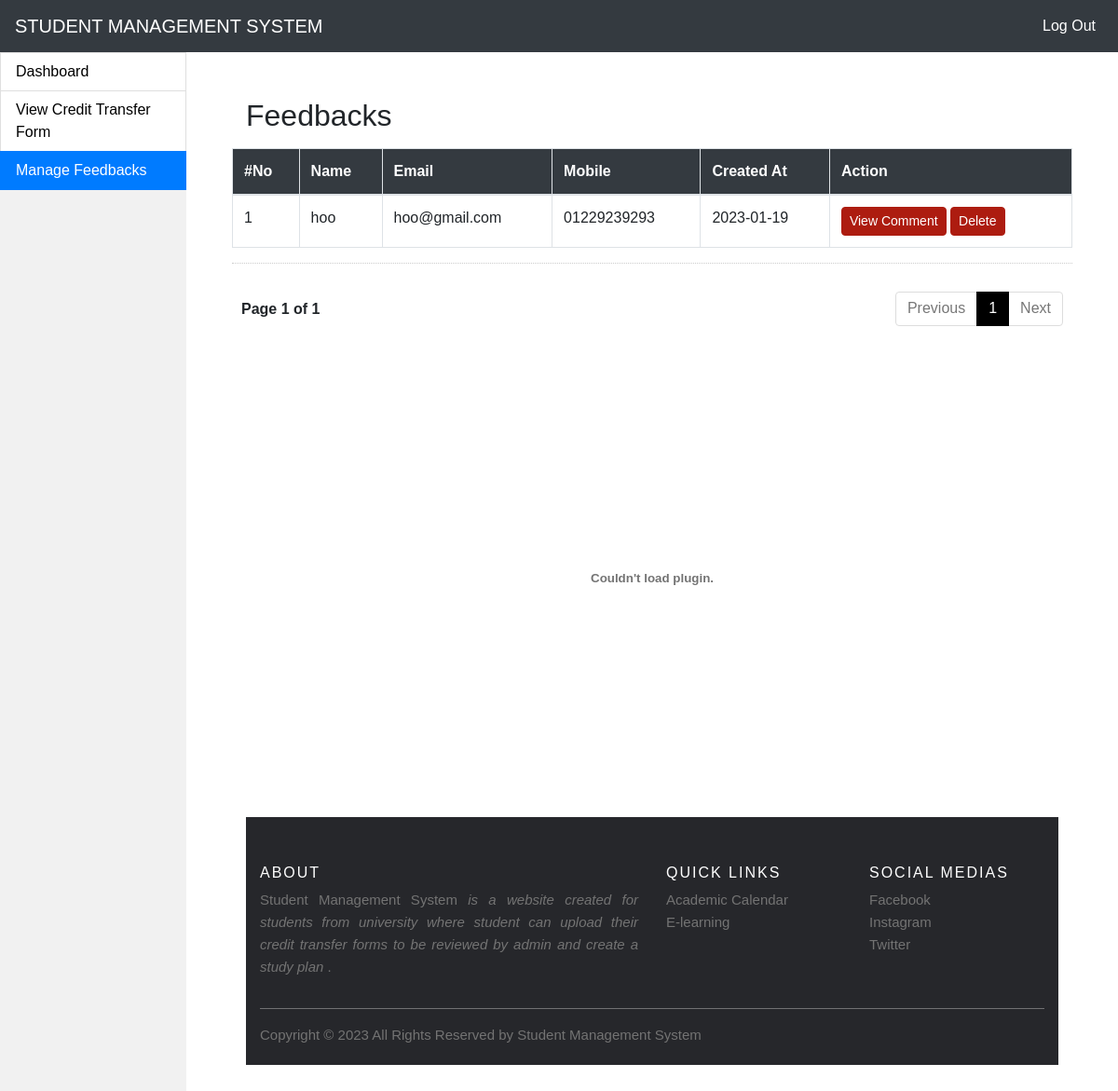
Screenshot of /admin-feedback.php with the database file from the repository.
### tables this page shows
CREATE TABLE `feedback` (
  `id` int(11) NOT NULL,
  `name` varchar(255) NOT NULL,
  `email` varchar(255) NOT NULL,
  `mobile` varchar(255) NOT NULL,
  `comment` text NOT NULL,
  `created_at` date NOT NULL,
  `userid` int(11) NOT NULL
);

### admin-feedback.php (the view, shortened to what this page needs)
<?php
  include 'config.php';
  if (isset($_GET['page_no']) && $_GET['page_no']!="") {
        $page_no = $_GET['page_no'];
  } else {
        $page_no = 1;
  }
  $total_records_per_page = 10;
  $offset = ($page_no-1) * $total_records_per_page;
  $previous_page = $page_no - 1;
  $next_page = $page_no + 1;
  $query = "SELECT COUNT(*) As total_records FROM `feedback`";
  $result_count = mysqli_query($conn, $query);
  $total_records = mysqli_fetch_array($result_count);
  $total_records = $total_records['total_records'];
  $total_no_of_pages = ceil($total_records / $total_records_per_page);
  $result = mysqli_query($conn, "SELECT * FROM `feedback` LIMIT $offset, $total_records_per_page");
?>
<!DOCTYPE html>
<html lang="en">
    <head>
        <link rel="stylesheet" href="https://maxcdn.bootstrapcdn.com/bootstrap/4.5.2/css/bootstrap.min.css">
        <link rel="stylesheet" href="css/style.css">
        <link rel="stylesheet" href="css/pagination.css">
    </head>
<body>
   <header>
        <nav class="navbar navbar-expand-lg navbar-dark bg-dark">
          <a class="navbar-brand" href="admin-dashboard.php">STUDENT MANAGEMENT SYSTEM</a>
          <div class="collapse navbar-collapse" id="navbarNav">
            <ul class="navbar-nav">
              <li class="nav-item active">
                <a class="nav-link" href="logout.php">Log Out</a>
              </li>
            </ul>
          </div>
        </nav>
    </header>
    <div class="sidebar">
      <a href="admin-dashboard.php" class="list-group-item list-group-item-action py-2 ripple">Dashboard</a>
      <a href="admin-viewform.php" class="list-group-item list-group-item-action py-2 ripple">View Credit Transfer Form</a>
      <a href="admin-feedback.php" class="list-group-item list-group-item-action py-2 ripple active">Manage Feedbacks</a>
    </div>
    <div class="content">
        <div class="box">
           <h2 class="mb-3">Feedbacks</h2>
           <div class="row">
              <table class="table table-bordered">
                <thead>
                  <tr>
                    <th>#No</th>
                    <th>Name</th>
                    <th>Email</th>
                    <th>Mobile</th>
                    <th>Created At</th>
                    <th>Action</th>
                  </tr>
                </thead>
                <tbody>
                    <?php
                        if (mysqli_num_rows($result) > 0) {
                          $count = 1;
                          while($row = mysqli_fetch_assoc($result)) {
                              echo " <tr>
                                      <td>".$count."</td>
                                      <td>".$row['name']."</td>
                                      <td>".$row['email']."</td>
                                      <td>".$row['mobile']."</td>
                                      <td>".$row['created_at']."</td>
                                      <td><a class='btn btn-primary btn-sm' data-toggle='modal' data-target='#infoModal".$row['id']."'>View Comment</a>"; ?>
                                      <a class='btn btn-dark btn-sm' href='admin-feedback.php?did=<?php echo $row['id']?>' onclick="javascript:return confirm('Confirm to delete?')">Delete</a></td>
                          <?php
                              $count++;
                          }
                        }
                    ?>
                </tbody>
              </table>
              <div class="page-numbering">
                    <strong>Page <?php echo $page_no." of ".$total_no_of_pages; ?></strong>
                    <ul class="pagination">
                        <li <?php if($page_no <= 1){ echo "class='disabled'"; } ?>>
                        <a <?php if($page_no > 1){
                        echo "href='?page_no=$previous_page'";
                        } ?>>Previous</a>
                        </li>
                       <?php
                            if ($total_no_of_pages <= 10){
                                for ($counter = 1; $counter <= $total_no_of_pages; $counter++){
                                        if ($counter == $page_no) {
                                            echo "<li class='active'><a>$counter</a></li>";
                                        }else{
                                            echo "<li><a href='?page_no=$counter'>$counter</a></li>";
                                        }
                                }
                            }
                       ?>
                        <li <?php if($page_no >= $total_no_of_pages){
                          echo "class='disabled'";
                          } ?>>
                          <a <?php if($page_no < $total_no_of_pages) {
                          echo "href='?page_no=$next_page'";
                          } ?>>Next</a>
                          </li>
                     </ul>
                </div>
            </div>
        <div>
        <div class="container">
        	<embed src="" type="application/pdf" width="100%" height="500px" class="embedPdf" />
        </div>
    </div>
</body>
<footer class="site-footer">
  <div class="container">
    <div class="row">
      <div class="col-sm-12 col-md-6">
        <h6>About</h6>
        <p class="text-justify">Student Management System <i>is a website created for students from university where student can upload their credit transfer forms to be reviewed by admin
            and create a study plan </i> .</p>
      </div>
      <div class="col-xs-6 col-md-3">
        <h6>Quick Links</h6>
        <ul class="footer-links">
          <li><a href="#">Academic Calendar</a></li>
          <li><a href="#">E-learning</a></li>
        </ul>
      </div>
      <div class="col-xs-6 col-md-3">
        <h6>Social Medias</h6>
        <ul class="footer-links">
          <li><a href="https://www.facebook.com/">Facebook</a></li>
          <li><a href="https://www.instagram.com/">Instagram</a></li>
          <li><a href="https://twitter.com/">Twitter</a></li>
        </ul>
      </div>
    </div>
    <hr>
  </div>
  <div class="container">
    <div class="row">
      <div class="col-md-8 col-sm-6 col-xs-12">
        <p class="copyright-text">Copyright &copy; 2023 All Rights Reserved by Student Management System
        </p>
      </div>
    </div>
  </div>
</footer>
</html>

### css/style.css (style rules this page uses)
html { scroll-behavior: smooth; }
body, html { margin: 0; padding: 0; font-family: 'Poppins', sans-serif; }
* { box-sizing: border-box; }
button, .btn, select { cursor: pointer; }
.btn, button, .actionbg, input { border-radius: 4px; -webkit-border-radius: 4px; -moz-border-radius: 4px; -o-border-radius: 4px; -ms-border-radius: 4px; }
.sidebar { margin: 0; padding: 0; width: 200px; background-color: #f1f1f1; position: fixed; height: 100%; overflow: auto; }
.sidebar a { display: block; color: black; padding: 16px; text-decoration: none; }
div.content { margin-left: 200px; padding: 1px 16px; height: 1000px; }
.site-footer { background-color:#26272b; padding:45px 0 20px; font-size:15px; line-height:24px; color:#737373; }
.site-footer hr { border-top-color:#bbb; opacity:0.5 }
.site-footer h6 { color:#fff; font-size:16px; text-transform:uppercase; margin-top:5px; letter-spacing:2px }
.site-footer a { color:#737373; }
.footer-links { padding-left:0; list-style:none }
.footer-links li { display:block }
.footer-links a { color:#737373 }
.copyright-text { margin:0 }
body { background: white }
* { margin: 0; padding: 0; box-sizing: boarder-box; font-family: 'poppins', sans-serif; }
.navbar-nav { margin-left: auto; }

### css/pagination.css (style rules this page uses)
.pagination { display: inline-block; padding-left: 0; margin: 20px 0; border-radius: 4px; }
.pagination > li { display: inline; }
.pagination > li > a, .pagination > li > span { position: relative; float: left; padding: 6px 12px; margin-left: -1px; line-height: 1.42857143; color: #000; text-decoration: none; background-color: #fff; border: 1px solid #ddd; }
.pagination > li:first-child > a, .pagination > li:first-child > span { margin-left: 0; border-top-left-radius: 4px; border-bottom-left-radius: 4px; }
.pagination > li:last-child > a, .pagination > li:last-child > span { border-top-right-radius: 4px; border-bottom-right-radius: 4px; }
.pagination > .active > a, .pagination > .active > span, .pagination > .active > a:hover, .pagination > .active > span:hover, .pagination > .active > a:focus, .pagination > .active > span:focus { z-index: 3; color: #fff; cursor: default; background-color: #000; border-color: #000; }
.pagination > .disabled > span, .pagination > .disabled > span:hover, .pagination > .disabled > span:focus, .pagination > .disabled > a, .pagination > .disabled > a:hover, .pagination > .disabled > a:focus { color: #777; cursor: not-allowed; background-color: #fff; border-color: #ddd; }
.page-numbering { width: 100%; padding: 10px 10px 0px; border-top: dotted 1px #CCC; display: flex; justify-content: space-between; align-items: center; }

### admin-feedback.php (style rules this page uses)
.table thead tr { background-color: #343a40; color: #fff; }
.table tbody tr { background-color: #fff; }
.content .box { padding: 3rem; }
.btn { background: #AD1C10; border-color: #AD1C10 ; color: #fff; }

### rows the page displays
feedback: name "hoo", email "hoo@gmail.com", mobile "01229239293", created_at "2023-01-19"

### other values shown
$page_no "1"
$total_no_of_pages "1"
